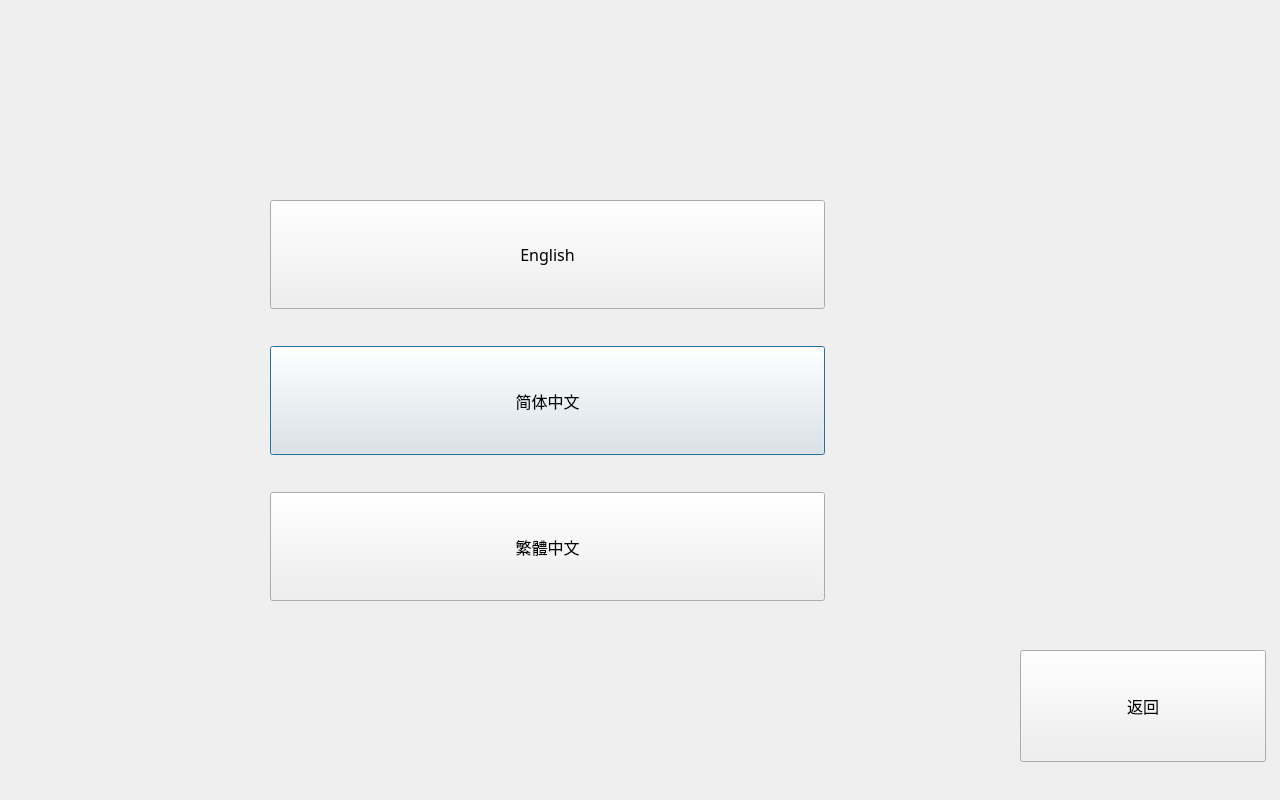
<?xml version="1.0" encoding="UTF-8"?>
<ui version="4.0">
 <class>LanguageSetDialog</class>
 <widget class="QDialog" name="LanguageSetDialog">
  <property name="geometry">
   <rect>
    <x>0</x>
    <y>0</y>
    <width>1280</width>
    <height>800</height>
   </rect>
  </property>
  <property name="windowTitle">
   <string>Dialog</string>
  </property>
  <widget class="CommonPushButton" name="pushButtonLagSetSimpCh">
   <property name="geometry">
    <rect>
     <x>270</x>
     <y>346</y>
     <width>555</width>
     <height>109</height>
    </rect>
   </property>
   <property name="font">
    <font>
     <family>AlArabiya</family>
     <pointsize>12</pointsize>
    </font>
   </property>
   <property name="text">
    <string>简体中文</string>
   </property>
  </widget>
  <widget class="CommonPushButton" name="pushButtonLagSetEn">
   <property name="geometry">
    <rect>
     <x>270</x>
     <y>200</y>
     <width>555</width>
     <height>109</height>
    </rect>
   </property>
   <property name="font">
    <font>
     <family>AlArabiya</family>
     <pointsize>12</pointsize>
    </font>
   </property>
   <property name="text">
    <string>English</string>
   </property>
  </widget>
  <widget class="CommonPushButton" name="pushButtonLagSetTraCh">
   <property name="geometry">
    <rect>
     <x>270</x>
     <y>492</y>
     <width>555</width>
     <height>109</height>
    </rect>
   </property>
   <property name="font">
    <font>
     <family>AlArabiya</family>
     <pointsize>12</pointsize>
    </font>
   </property>
   <property name="text">
    <string>繁體中文</string>
   </property>
  </widget>
  <widget class="CommonPushButton" name="pushButtonLagSetReturn">
   <property name="geometry">
    <rect>
     <x>1020</x>
     <y>650</y>
     <width>246</width>
     <height>112</height>
    </rect>
   </property>
   <property name="font">
    <font>
     <family>AlArabiya</family>
     <pointsize>12</pointsize>
    </font>
   </property>
   <property name="text">
    <string>返回</string>
   </property>
  </widget>
 </widget>
 <customwidgets>
  <customwidget>
   <class>CommonPushButton</class>
   <extends>QPushButton</extends>
   <header>commonpushbutton.h</header>
  </customwidget>
 </customwidgets>
 <tabstops>
  <tabstop>pushButtonLagSetEn</tabstop>
  <tabstop>pushButtonLagSetSimpCh</tabstop>
  <tabstop>pushButtonLagSetTraCh</tabstop>
 </tabstops>
 <resources/>
 <connections/>
</ui>
